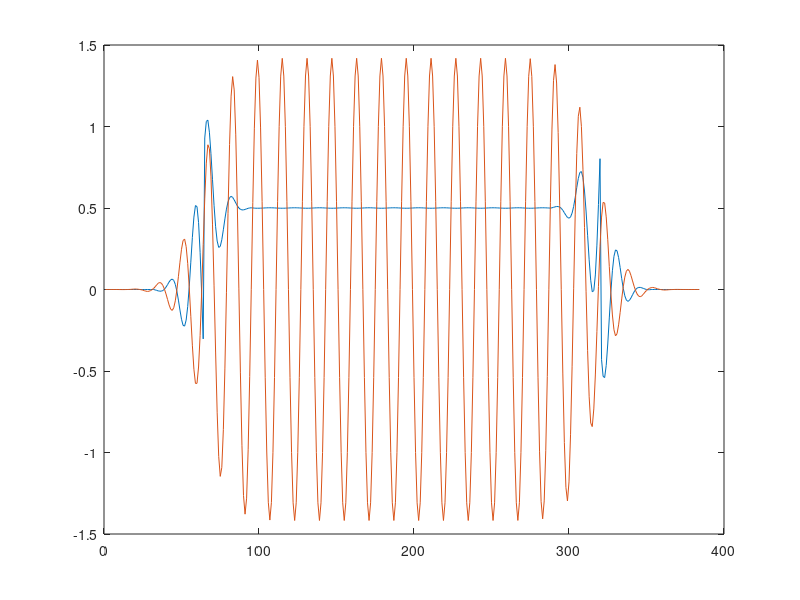

MATLAB code for this plot:
pkg load signal;

luma_freq = 0;
chroma_freq = 1 / 16;

N = 256;

phases = (0 : N - 1);

bandpass = 2 * fir1(64, 1 / 48) .* cos(2 * pi * chroma_freq * (-32 : 32));
delay = [zeros(1, 32), 1, zeros(1, 32)];

% Prev line
line0_Y = 0.5;
line0_U = sin(2 * pi * chroma_freq * phases + (+0.5 * pi));
line0_V = cos(2 * pi * chroma_freq * phases + (+0.5 * pi));
line0 = line0_Y + line0_U - line0_V;

phases1 = 2 * pi * chroma_freq * phases + (0 * pi);

pal_modifier0 = 2.0 * sin(2.0 * (2 * pi * chroma_freq * (-32 : N - 1 + 32) + (+0.5 * pi)));
pal_modifier1 = 2.0 * sin(2.0 * (2 * pi * chroma_freq * (-32 : N - 1 + 32) + (+0.0 * pi)));
pal_modifier2 = 2.0 * sin(2.0 * (2 * pi * chroma_freq * (-32 : N - 1 + 32) + (-0.5 * pi)));

% Current line 
line1_Y = 0.5;
line1_U = sin(phases1);
line1_V = cos(phases1);
line1 = line1_Y + line1_U + line1_V;

% Next line 
line2_Y = 0.5;
line2_U = sin(2 * pi * chroma_freq * phases + (-0.5 * pi));
line2_V = cos(2 * pi * chroma_freq * phases + (-0.5 * pi));
line2 = line2_Y + line2_U - line2_V;

% PAL (figure 9.38)
function [Y, C] = pal_filter_9_38(line0, line1, line2, delay, bandpass, pal_modifier)
	line0 = conv(line0, bandpass) .* pal_modifier;
	line1 = conv(line1, delay);
	avg = 0.5 * (line0 + line1);

	avg = conv(avg, bandpass);
	line1 = conv(line1, delay);

	C = avg;
	Y = line1 - avg;
endfunction

% PAL (figure 9.39)
function [Y, C] = pal_filter_9_39(line0, line1, line2, delay, bandpass, pal_modifier)
	avg = 0.5 * (line2 - line0);
	avg = conv(avg, bandpass) .* pal_modifier;
	line1 = conv(line1, delay);

	avg = conv(avg, bandpass);
	line1 = conv(line1, delay);

	C = avg;
	Y = line1 - avg;
endfunction

function [Y, C] = pal_filter_9_44(line0, line1, line2, delay, bandpass, pal_modifier)
	% Luma output path
	Y_sub = line1 - 0.5 * (line0 + line2);
	line1 = conv(line1, delay);
	Y_sub = conv(Y_sub, bandpass);
	Y = line1 - Y_sub;

	% Chroma output path
	sub = 0.5 * (line2 - line0);
	sub = conv(sub, bandpass) .* pal_modifier;
	C = 0.5 * (sub + line1);

	Y = conv(delay, Y);
	C = conv(bandpass, C);
endfunction

[Y, C] = pal_filter_9_44(line0, line1, line2, delay, bandpass, pal_modifier2);
figure;
plot(Y);
hold on;
plot(C);
